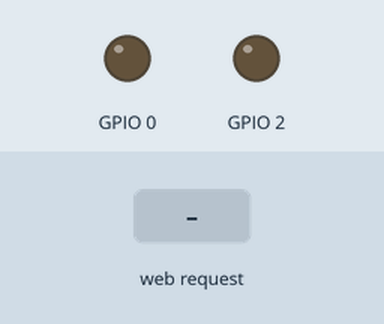
Simulated run of this sketch. Board: ESP8266 (NodeMCU). Parts: output pins drawn as LEDs (lit = HIGH). The test bench sets the inputs (shaded band). WiFi joins after 1.5 s; servers stay silent unless stated; what the sketch prints to the serial monitor is not drawn.

Above: at 2.7 s.
2.8 s: HTTP request GET /down received
At 3.7 s:
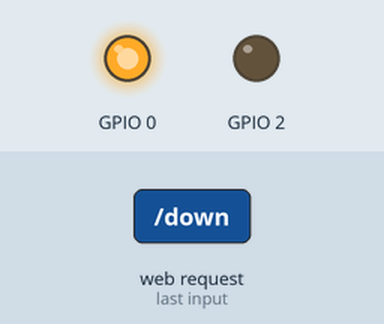
4.3 s: HTTP request GET /up received
At 4.8 s:
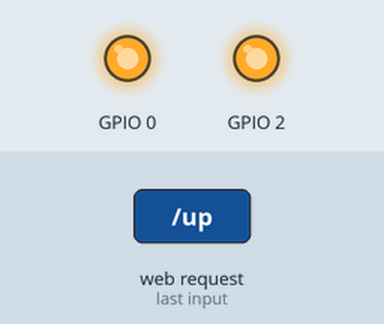
5.8 s: HTTP request GET /right received
At 7.1 s:
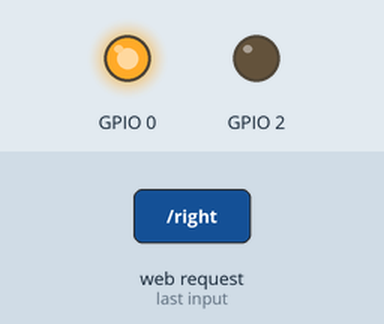
Timing chart, 0 to 8.8 s (numbered marks = the images above; inputs shaded):
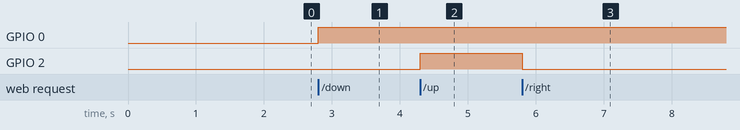

Measured:
- after the input at 2.8 s, GPIO 0: LOW → HIGH at once
- after the input at 4.3 s, GPIO 2: LOW → HIGH at once
- after the input at 5.8 s, GPIO 2: HIGH → LOW at once

The sketch:

controller.ino
```cpp
#include <ESP8266WiFi.h>

const char* ssid = "TP-LINK_0E9C";
const char* password = "pramukhnik86";

// Create an instance of the server
// specify the port to listen on as an argument
WiFiServer server(80);

void setup() {
  Serial.begin(9600);
  delay(10);

  // prepare GPIO2
  pinMode(2, OUTPUT);
  digitalWrite(2, 0);

  // prepare GPIO0
  pinMode(0, OUTPUT);
  digitalWrite(0, 0);

  // Connect to WiFi network
  Serial.println();
  Serial.println();
  Serial.print("Connecting to ");
  Serial.println(ssid);

  WiFi.begin(ssid, password);

  while (WiFi.status() != WL_CONNECTED) {
    delay(500);
    Serial.print(".");
  }
  Serial.println("");
  Serial.println("WiFi connected");

  // Start the server
  server.begin();
  Serial.println("Server started");

  // Print the IP address
  Serial.println(WiFi.localIP());
}

void loop() {
  // Check if a client has connected
  WiFiClient client = server.available();
  if (!client) {
    return;
  }

  // Wait until the client sends some data
  Serial.println("new client");
  while (!client.available()) {
    delay(1);
  }

  // Read the first line of the request
  String req = client.readStringUntil('\r');
  Serial.println(req);
  client.flush();

  // Match the request
  int val, val2;
  if (req.indexOf("/down") != -1)
    val = 0;
  else if (req.indexOf("/up") != -1)
    val = 1;
  else if (req.indexOf("/right") != -1)
    val2 = 1;
  else if (req.indexOf("/left") != -1)
    val2 = 0;
  else {
    Serial.println("invalid request");
    client.stop();
    return;
  }

  // Set GPIO according to the request
  digitalWrite(2, val);
  digitalWrite(0, val2);

  client.flush();

  // Prepare the response
  String s = "HTTP/1.1 200 OK\r\nContent-Type: text/html\r\n\r\n<!DOCTYPE HTML>\r\n<html>\r\nQuad is now going ";
  String s2 = "HTTP/1.1 200 OK\r\nContent-Type: text/html\r\n\r\n<!DOCTYPE HTML>\r\n<html>\r\nQuad is now going ";
  s += (val) ? "up" : "down";
  s2 += (val2) ? " right" : " left";
  s += "</html>\n";
  s2 += "</html>\n";

  // Send the response to the client
    client.print(s);
    client.print(s2);
  delay(1);
  Serial.println("Client disonnected");

  // The client will actually be disconnected
  // when the function returns and 'client' object is detroyed
}
```
